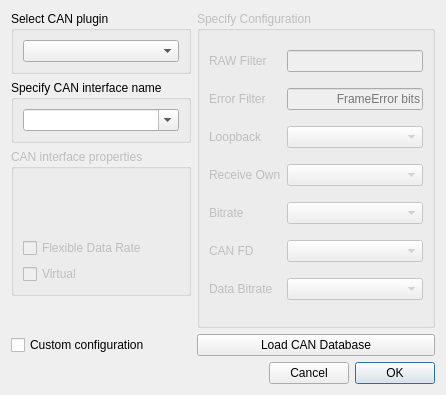
<?xml version="1.0" encoding="UTF-8"?>
<ui version="4.0">
 <class>ConnectDialog</class>
 <widget class="QDialog" name="ConnectDialog">
  <property name="geometry">
   <rect>
    <x>0</x>
    <y>0</y>
    <width>446</width>
    <height>395</height>
   </rect>
  </property>
  <property name="windowTitle">
   <string>Connect</string>
  </property>
  <layout class="QGridLayout" name="gridLayout_2">
   <item row="2" column="0">
    <widget class="QGroupBox" name="interfacePropertiesBox">
     <property name="enabled">
      <bool>false</bool>
     </property>
     <property name="title">
      <string>CAN interface properties</string>
     </property>
     <layout class="QVBoxLayout" name="verticalLayout">
      <item>
       <widget class="QLabel" name="descriptionLabel">
        <property name="text">
         <string/>
        </property>
       </widget>
      </item>
      <item>
       <widget class="QLabel" name="serialNumberLabel">
        <property name="text">
         <string/>
        </property>
       </widget>
      </item>
      <item>
       <widget class="QLabel" name="channelLabel">
        <property name="text">
         <string/>
        </property>
       </widget>
      </item>
      <item>
       <widget class="QCheckBox" name="isFlexibleDataRateCapable">
        <property name="text">
         <string>Flexible Data Rate</string>
        </property>
       </widget>
      </item>
      <item>
       <widget class="QCheckBox" name="isVirtual">
        <property name="text">
         <string>Virtual</string>
        </property>
       </widget>
      </item>
     </layout>
    </widget>
   </item>
   <item row="4" column="0">
    <widget class="QCheckBox" name="useConfigurationBox">
     <property name="text">
      <string>Custom configuration</string>
     </property>
    </widget>
   </item>
   <item row="1" column="0">
    <widget class="QGroupBox" name="specifyInterfaceNameBox">
     <property name="title">
      <string>Specify CAN interface name</string>
     </property>
     <layout class="QGridLayout" name="gridLayout_3">
      <item row="0" column="0">
       <widget class="QComboBox" name="interfaceListBox">
        <property name="editable">
         <bool>true</bool>
        </property>
       </widget>
      </item>
     </layout>
    </widget>
   </item>
   <item row="0" column="0">
    <widget class="QGroupBox" name="selectPluginBox">
     <property name="title">
      <string>Select CAN plugin</string>
     </property>
     <layout class="QGridLayout" name="gridLayout">
      <item row="0" column="0">
       <widget class="QComboBox" name="pluginListBox"/>
      </item>
     </layout>
    </widget>
   </item>
   <item row="7" column="0" colspan="2">
    <layout class="QHBoxLayout" name="horizontalLayout">
     <item>
      <spacer name="horizontalSpacer">
       <property name="orientation">
        <enum>Qt::Horizontal</enum>
       </property>
       <property name="sizeHint" stdset="0">
        <size>
         <width>96</width>
         <height>20</height>
        </size>
       </property>
      </spacer>
     </item>
     <item>
      <widget class="QPushButton" name="cancelButton">
       <property name="text">
        <string>Cancel</string>
       </property>
       <property name="autoDefault">
        <bool>false</bool>
       </property>
      </widget>
     </item>
     <item>
      <widget class="QPushButton" name="okButton">
       <property name="text">
        <string>OK</string>
       </property>
       <property name="autoDefault">
        <bool>false</bool>
       </property>
       <property name="default">
        <bool>true</bool>
       </property>
      </widget>
     </item>
    </layout>
   </item>
   <item row="0" column="1" rowspan="4">
    <widget class="QGroupBox" name="configurationBox">
     <property name="enabled">
      <bool>false</bool>
     </property>
     <property name="title">
      <string>Specify Configuration</string>
     </property>
     <layout class="QGridLayout" name="gridLayout_4">
      <item row="2" column="0">
       <widget class="QLabel" name="loopbackLabel">
        <property name="text">
         <string>Loopback</string>
        </property>
       </widget>
      </item>
      <item row="4" column="1">
       <widget class="BitRateBox" name="bitrateBox"/>
      </item>
      <item row="6" column="1">
       <widget class="BitRateBox" name="dataBitrateBox"/>
      </item>
      <item row="4" column="0">
       <widget class="QLabel" name="bitrateLabel">
        <property name="text">
         <string>Bitrate</string>
        </property>
       </widget>
      </item>
      <item row="3" column="1">
       <widget class="QComboBox" name="receiveOwnBox"/>
      </item>
      <item row="5" column="1">
       <widget class="QComboBox" name="canFdBox"/>
      </item>
      <item row="0" column="0">
       <widget class="QLabel" name="rawFilterLabel">
        <property name="text">
         <string>RAW Filter</string>
        </property>
       </widget>
      </item>
      <item row="1" column="0">
       <widget class="QLabel" name="errorFilterLabel">
        <property name="text">
         <string>Error Filter</string>
        </property>
       </widget>
      </item>
      <item row="3" column="0">
       <widget class="QLabel" name="receiveOwnLabel">
        <property name="text">
         <string>Receive Own</string>
        </property>
       </widget>
      </item>
      <item row="2" column="1">
       <widget class="QComboBox" name="loopbackBox"/>
      </item>
      <item row="1" column="1">
       <widget class="QLineEdit" name="errorFilterEdit">
        <property name="alignment">
         <set>Qt::AlignRight|Qt::AlignTrailing|Qt::AlignVCenter</set>
        </property>
        <property name="placeholderText">
         <string>FrameError bits</string>
        </property>
       </widget>
      </item>
      <item row="5" column="0">
       <widget class="QLabel" name="canFdLabel">
        <property name="text">
         <string>CAN FD</string>
        </property>
       </widget>
      </item>
      <item row="6" column="0">
       <widget class="QLabel" name="dataBitrateLabel">
        <property name="text">
         <string>Data Bitrate</string>
        </property>
       </widget>
      </item>
      <item row="0" column="1">
       <widget class="QLineEdit" name="rawFilterEdit">
        <property name="alignment">
         <set>Qt::AlignRight|Qt::AlignTrailing|Qt::AlignVCenter</set>
        </property>
       </widget>
      </item>
     </layout>
    </widget>
   </item>
   <item row="4" column="1">
    <widget class="QPushButton" name="loadDatabaseButton">
     <property name="text">
      <string>Load CAN Database</string>
     </property>
    </widget>
   </item>
  </layout>
 </widget>
 <customwidgets>
  <customwidget>
   <class>BitRateBox</class>
   <extends>QComboBox</extends>
   <header>bitratebox.h</header>
  </customwidget>
 </customwidgets>
 <resources/>
 <connections/>
</ui>
